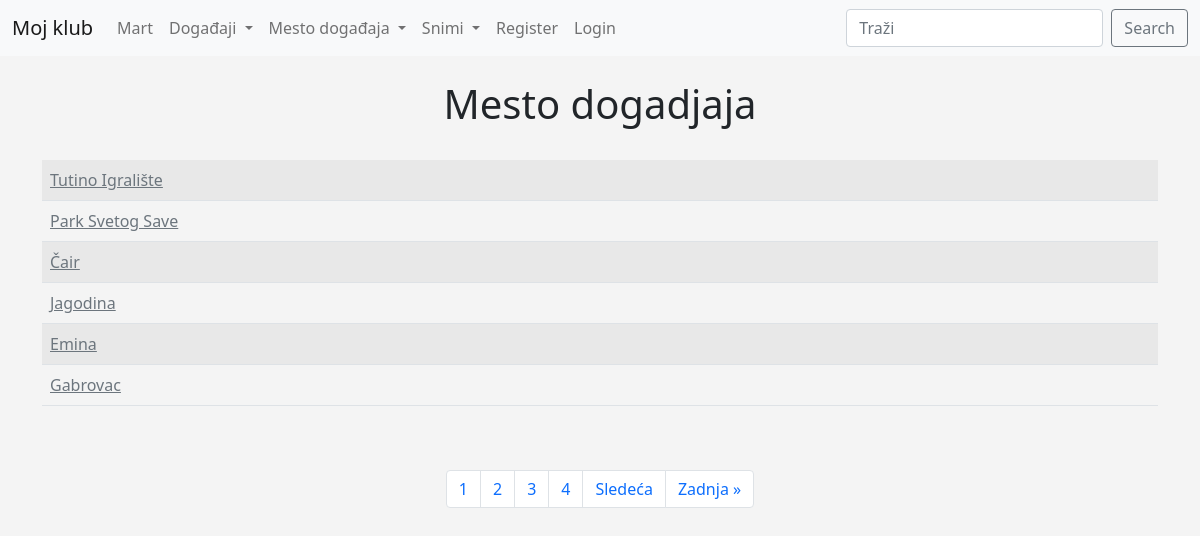
Screenshot of /list_venues with the database file from the repository.
### events/models.py (models this page shows)
class Venue(models.Model):
    ime = models.CharField("Naziv Mesta", max_length=120)
    adresa =models.CharField("Adresa Mesta", max_length=300)
    pos_broj =models.CharField("poštanski Broj", max_length=15)
    telefon = models.CharField("Kontakt Telefon", max_length=30, blank=True)
    web = models.URLField("Web Adresa", blank=True)
    email =models.EmailField("Email Adresa", blank=True)
    vlasnik= models.IntegerField("Vlasnik događaja", blank=False, default=1)
    def __str__(self):
        return self.ime

### events/views.py (the view)
# urls.py: path('list_venues', views.list_venues, name='list-venues'),
def list_venues(request):
    venue_list = Venue.objects.all().order_by('ime')
    p = Paginator(Venue.objects.all(), 6)
    page = request.GET.get('page')
    venues = p.get_page(page)
    nums = "a" * venues.paginator.num_pages
    return render(request, 'events/venue.html', {'venue_list':venue_list, 'venues': venues, 'nums':nums})

### events/templates/events/venue.html (shortened to what this page needs)
{% extends 'events/base.html' %}
    {% block content %}
<center>
    <h1>Mesto dogadjaja</h1>
<br/>
<table class="table table-striped">
    {% for venue in venues %}
    <tr>
        <td>
            <a href="{% url 'show-venue' venue.id %}" class="link-secondary">{{ venue }}</a>
        </td>
    </tr>
    {% endfor %}
</table>
 <br/> <br/>
 <nav aria-label="Page navigation example">
    <ul class="pagination justify-content-center">
{% for i in nums %}
<li class="page-item"><a class="page-link" href="?page={{ forloop.counter }}">{{ forloop.counter }}</a></li>
{% endfor %}
{% if venues.has_next %}
<li class="page-item"><a class="page-link" href="?page={{ venues.next_page_number }}">Sledeća</a></li>
<li class="page-item"><a class="page-link" href="?page={{ venues.paginator.num_pages }}">Zadnja &raquo</a></li>
{% endif %}
    </ul>
  </nav>
    {% endblock %}

### events/templates/events/base.html (style rules this page uses)
body { background: #f4f4f4; }

### rows the page displays
Venue: ime "Tutino Igralište"
Venue: ime "Park Svetog Save"
Venue: ime "Čair"
Venue: ime "Jagodina"
Venue: ime "Emina"
Venue: ime "Gabrovac"
